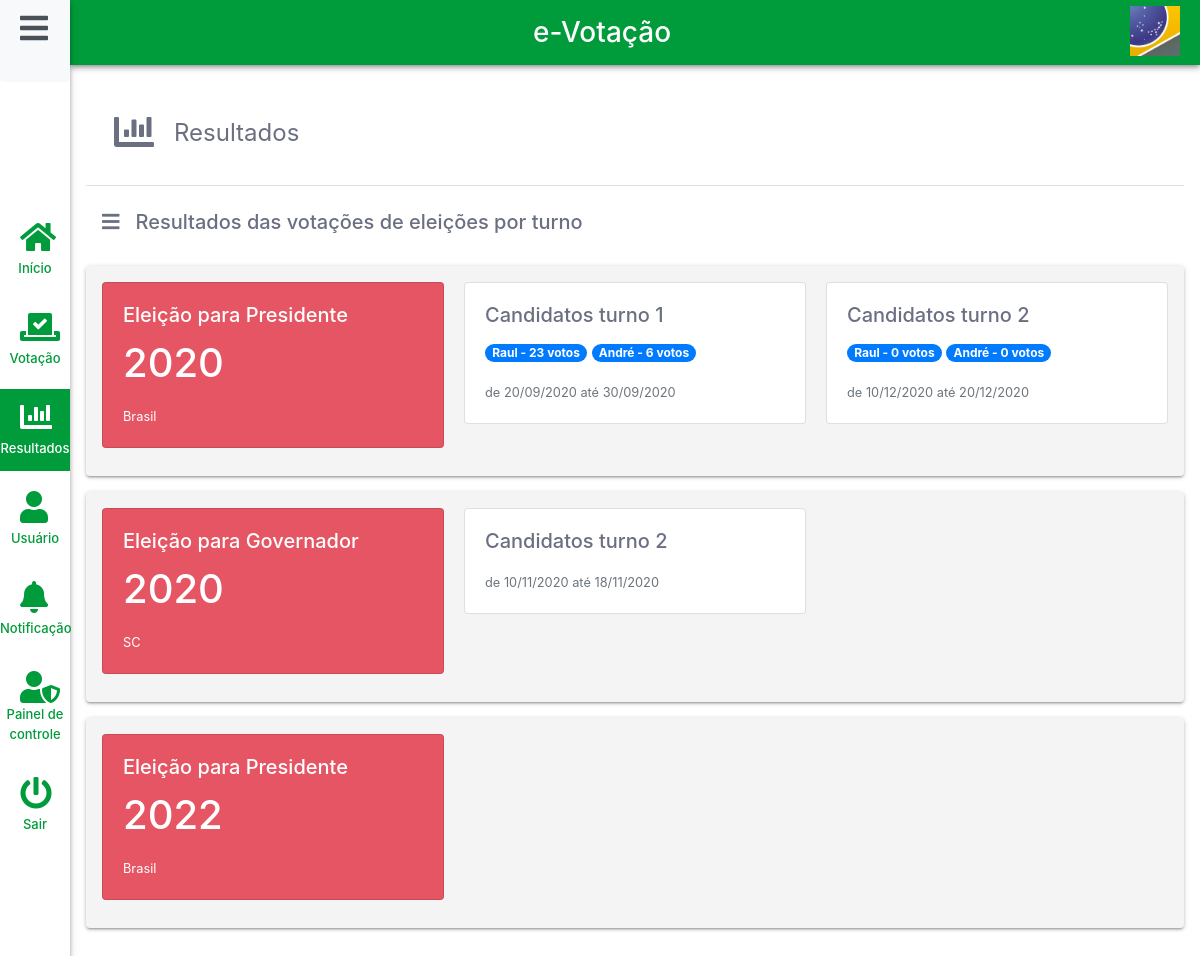
The app's page /resultado/ (signed in), older data.
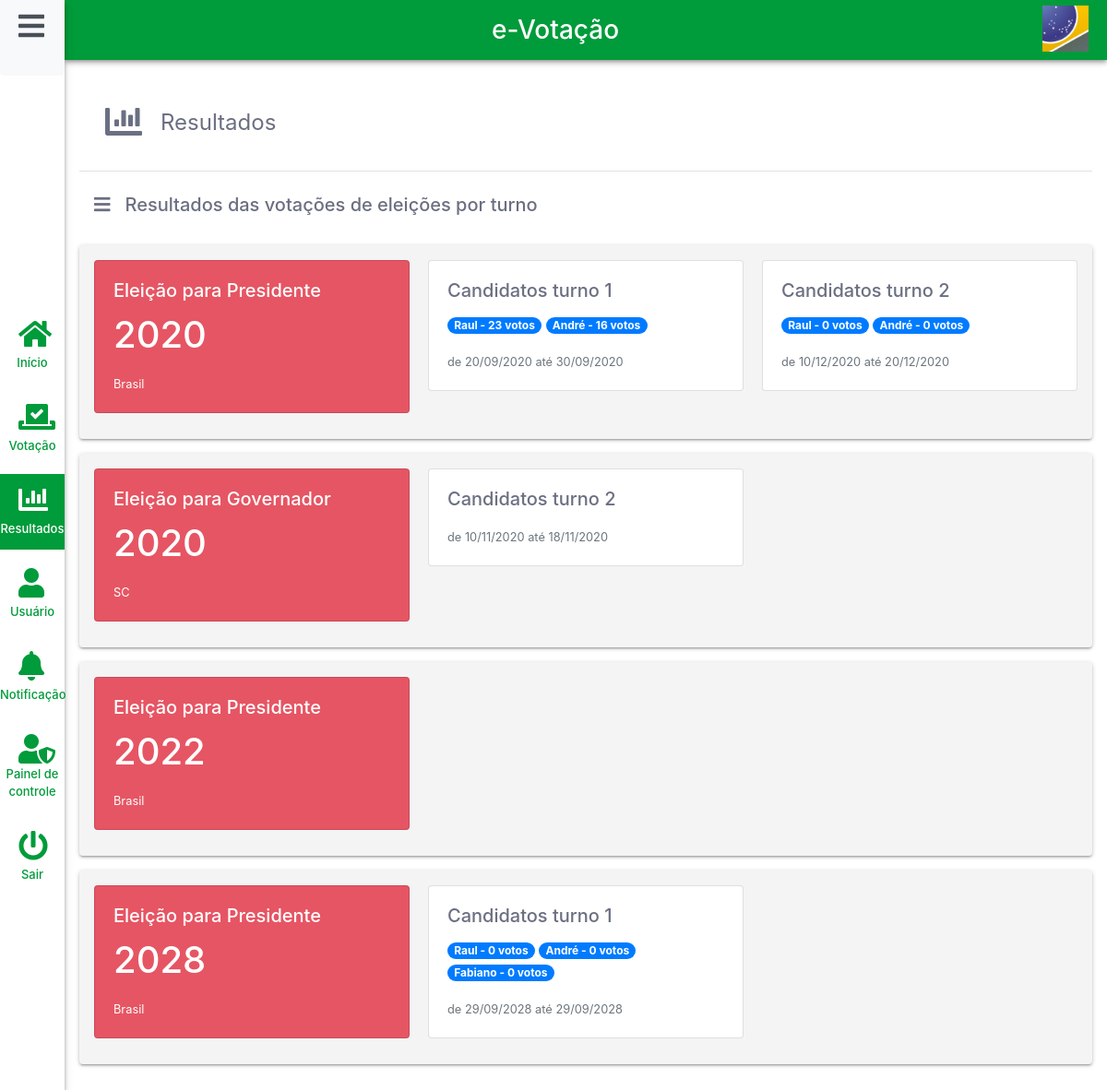
The same page, newer data.
### votacao/models.py (models this page shows, shortened)
class Candidato(models.Model):
    nome = models.CharField('Nome', max_length=255)
    nascimento = models.DateField('Data de nascimento', auto_now=False, default=timezone.now)
    titulo = models.CharField('Título', default=1, max_length=2, choices=TIPO_CHOICES)
    partido = models.CharField('Partido', max_length=255, choices=PARTIDO_CHOICES)
    numero = models.IntegerField('Número', default=0000)
    estado = models.CharField('Estado', default=1, max_length=2, choices=ESTADO_CHOICES)
    foto = models.ImageField('Foto de perfil', upload_to='perfil/', height_field=None, width_field=None, max_length=200, blank=True, null = True)
    class Meta:
        verbose_name = 'Candidato'
        verbose_name_plural = 'Candidatos'
        ordering = ('id', 'nome', 'nascimento')

class Turno(models.Model):
    ativo = models.BooleanField('Ativo', default=True)
    turno = models.IntegerField('Turno', default='1')
    eleicao = models.ForeignKey(Eleicao, on_delete=models.CASCADE)
    dat_ini = models.DateField('Data inicío', auto_now=False, default=timezone.now)
    dat_fim = models.DateField('Data fim', auto_now=False, default=timezone.now)
    candidatos = models.ManyToManyField(Candidato, verbose_name='Candidatos', related_name='candidatos')
    class Meta:
        verbose_name = 'Turno'
        verbose_name_plural = 'Turnos'
        ordering = ('id', 'dat_ini', 'dat_fim')

class Eleicao(models.Model):
    ano = models.IntegerField('Ano', default=datetime.datetime.now().year)
    tipo = models.CharField('Tipo', default=1, max_length=2, choices=TIPO_CHOICES)
    estado = models.CharField(max_length=2, blank=True, null=True, choices=ESTADO_CHOICES)
    class Meta:
        verbose_name = 'Eleição'
        verbose_name_plural = 'Eleições'
        ordering = ('id', 'ano', 'tipo')

### resultado/views.py (the view)
# urls.py: path('', views.home, name='home')
@login_required
def home(request):
    title = 'Resultados'
    dados = get_resultados(request)
    return render(request, 'resultado/home.html', {'title': title, 'dados': dados})

### resultado/templates/resultado/home.html (shortened to what this page needs)
{% extends "base/index.html" %}
{% block content %}
<div class="container mt-3">
    <div class='shadow md-shadow-none rounded-lg h-100 overflow-hidden'>
        <div class='h-100 overflow-y-auto p-3'>
            <div class='p-2 d-flex border-bottom mb-2'>
                <h1 class='p-1 m-3 '><i class="fas fa-chart-bar"></i></h1>
                <span class='font-weight-normal my-auto' style='font-size: 1.5rem;'>Resultados</span>
            </div>
            <h5 class='p-3 mb-3'> <i class="fas fa-bars pr-3 pl-0 "></i>Resultados das votações de eleições por turno</h5>
            {% for id, eleicao in dados.items %}
            <div class="p-3 mb-3 rounded shadow-light" style="background-color: #f4f4f4">
                <div class="card-columns">
                    <div class="card text-white" style="background-color: #e65563;">
                        <div class="card-body">
                            <h5 class="card-title">Eleição para {{ eleicao.tipo }}</h5>
                            <h1 class="card-title">{{ eleicao.ano }}</h1>
                            <p class="card-text"><small class="text-white">{{ eleicao.estado }}</small></p>
                        </div>
                    </div>
                    {% for id, turno in eleicao.turnos.items %}
                        <div class="card">
                            <div class="card-body">
                                <h5 class="card-title">Candidatos turno {{ id }}</h5>
                                <p class="card-text">
                                {% for id, participante in turno.participantes.items %}
                                    <span class="badge badge-pill badge-primary">{{ participante.nome }} - {{ participante.votos }} votos</span>
                                {% endfor %}
                                </p>
                                <p class="card-text"><small class="text-muted">de {{ turno.dat_ini|date:'d/m/Y' }} até {{ turno.dat_fim|date:'d/m/Y' }}</small></p>
                            </div>
                        </div>
                    {% endfor %}
                </div>
            </div>
            {% endfor %}
        </div>
    </div>
</div>
{% endblock %}

### templates/base/index.html (shortened to what this page needs)
<!DOCTYPE html>
<html lang="en">
{% load static %}
<head>
    <link rel="stylesheet" href="{% static 'css/bootstrap.css' %}">
    <link rel="stylesheet" href="{% static 'css/all.css' %}">
    <link rel="stylesheet" href="{% static 'css/animate.css' %}">
    <link rel="stylesheet" href="{% static 'css/evotacao.css' %}">
</head>
<body>
    <main class='w-100 d-flex  overflow-auto {% if not nobar %} no-bar  {% endif %}'>
        <div class='h-100 shadow d-none d-lg-block d-xl-block bg-white' style='z-index: 10; max-width: 70px'>
          <div class='container flex-column d-flex h-100 pt-2' style='height: 10vh !important;'>
            <ul class="d-flex flex-column pl-0 mb-0 ">
              <a href='{% url "home:home" %}' class="list-group-item list-group-item-action border-0"><i class="fas fa-bars fa-2x"></i></a>
            </ul>
          </div>
          <div class='container flex-column d-flex h-100 pt-2' style="place-content: center; height: 90vh !important;">
            <ul class="d-flex flex-column pl-0 mb-0 ">
              <a href='{% url "home:home" %}' data-content="Início" class="list-group-item list-group-item-action border-0 mt-1 mb-1 {% if request.resolver_match.app_name == 'home' %}active{% endif %}"><i class="fas fa-home fa-2x text-theme"></i></a>
              <a href='{% url "votacao:votacao" %}' data-content="Votação" class="list-group-item list-group-item-action border-0 mt-1 mb-1 {% if request.resolver_match.app_name == 'votacao' %}active{% endif %}"><i class="fas fa-vote-yea fa-2x text-theme"></i></a>
              <a href='{% url "resultado:resultado" %}' data-content="Resultados" class="list-group-item list-group-item-action border-0 mt-1 mb-1 {% if request.resolver_match.app_name == 'resultado' %}active{% endif %}"><i class="fas fa-chart-bar fa-2x text-theme"></i></a>
              <a href='{% url "usuarios:dados" %}' data-content="Usuário" class="list-group-item list-group-item-action border-0 mt-1 mb-1 {% if request.resolver_match.app_name == 'usuarios' %}active{% endif %}"><i class="fas fa-user fa-2x text-theme"></i></a>
              <a href='{% url "home:home" %}' data-content="Notificação" class="list-group-item list-group-item-action border-0 mt-1 mb-1 {% if request.resolver_match.app_name == 'Home' %}active{% endif %}"><i class="fas fa-bell fa-2x text-theme"></i></a>
              {% if user.user_admin %}
                <a href='{% url "controle:home" %}' data-content="Painel de controle" class="list-group-item list-group-item-action border-0 mt-1 mb-1 {% if request.resolver_match.app_name == 'controle' %}active{% endif %}""><i class="fas fa-user-shield fa-2x text-theme"></i></a>
              {% endif %}
              <a href='/accounts/logout/' data-content="Sair" class="list-group-item list-group-item-action border-0 mt-1 mb-1"><i class="fas fa-power-off fa-2x text-theme"></i></a>
            </ul>
          </div>
        </div>
        <div class='d-flex flex-column flex-fill'>
          <nav class='d-none d-lg-block d-xl-block bg-primary text-white   shadow' >
            <div class='d-flex'>
                <div class='flex-fill d-flex align-items-center '>
                    <div class='flex-fill overflow-hidden'  style='height: 65px;'>
                        <img src="" class='pt-1 pr-1' style='opacity: 0.6;margin-top: -20px;transform: rotate(20deg);height:280px;'>
                    </div>
                    <div class='flex-fill text-right d-flex pr-3'>
                        <h3 class='my-auto d-block'>e-Votação</h3>
                        <img src="{% static 'assets/images/01.png' %}" class=' d-block ml-auto mb-1 pr-1' style='height:50px;'>
                    </div>
                </div>
            </div>
          </nav>
          <div class='h-100 w-100 overflow-auto'>
            {% block content %}
            {% endblock %}
          </div>
        </div>
      </main>
</body>
</html>

### evotacao/static/css/all.css (style rules this page uses)
.fa, .fas, .far, .fal, .fab { -moz-osx-font-smoothing: grayscale; -webkit-font-smoothing: antialiased; display: inline-block; font-style: normal; font-variant: normal; text-rendering: auto; line-height: 1; }
.fa-2x { font-size: 2em; }
.fa-bars:before { content: "\f0c9"; }
.fa-bell:before { content: "\f0f3"; }
.fa-chart-bar:before { content: "\f080"; }
.fa-home:before { content: "\f015"; }
.fa-power-off:before { content: "\f011"; }
.fa-user:before { content: "\f007"; }
.fa-user-shield:before { content: "\f505"; }
.fa-vote-yea:before { content: "\f772"; }
.fa, .fas { font-family: "Font Awesome 5 Free"; font-weight: 900; }

### evotacao/static/css/evotacao.css (style rules this page uses)
.overflow-y-auto { overflow-y: auto !important; }
@media (min-width: 768px) { .container, .container-sm, .container-md { max-width: 860px; } }
.list-group-item::after { content: attr(data-content); display: inline-block; left: -20px; width: 70px; position: relative; text-align: center; font-size: small; color: #009b3a; font-weight: 500; }
.list-group-item.active::after { color: #FFF; }
main { height: calc(100%); }
@media only screen and (min-width: 992px) { .md-shadow-none { -webkit-box-shadow: none !important; box-shadow: none !important; border-radius: 0 !important; } }
@media only screen and (min-width: 992px) { .container { max-width: 100% !important; margin-top: 0 !important; padding: 0 !important; height: 100% !important; } }
.shadow-light { -webkit-box-shadow: 0 2px 2px 0 rgba(0, 0, 0, 0.14), 0 3px 1px -2px rgba(0, 0, 0, 0.12), 0 1px 5px 0 rgba(0, 0, 0, 0.2); box-shadow: 0 2px 2px 0 rgba(0, 0, 0, 0.14), 0 3px 1px -2px rgba(0, 0, 0, 0.12), 0 1px 5px 0 rgba(0, 0, 0, 0.2); }
body { height: 100vh; overflow: hidden; line-height: 1.5; color: #6b6f82; text-align: left; font-family: -apple-system, BlinkMacSystemFont, "Segoe UI", Roboto, "Helvetica Neue", Arial, "Noto Sans", sans-serif, "Apple Color Emoji", "Segoe UI Emoji", "Segoe UI Symbol", "Noto Color Emoji"; }
* { box-sizing: border-box; }
*::before, *::after { box-sizing: border-box; }

Row changes from the older to the newer data that the page shows:
added Candidato: nome "Fabiano"
added Turno: dat_ini "29/09/2028", dat_fim "29/09/2028"
Text that changed along with them:
list line gone: "André"
new list line: "André"
list line gone: "- 6 votos"
new list line: "- 16 votos"
new list line: "Eleição para Presidente 2028 Brasil Candidatos turno 1 - 0 votos - 0 votos - 0 votos de até"
new list line: "Raul"
